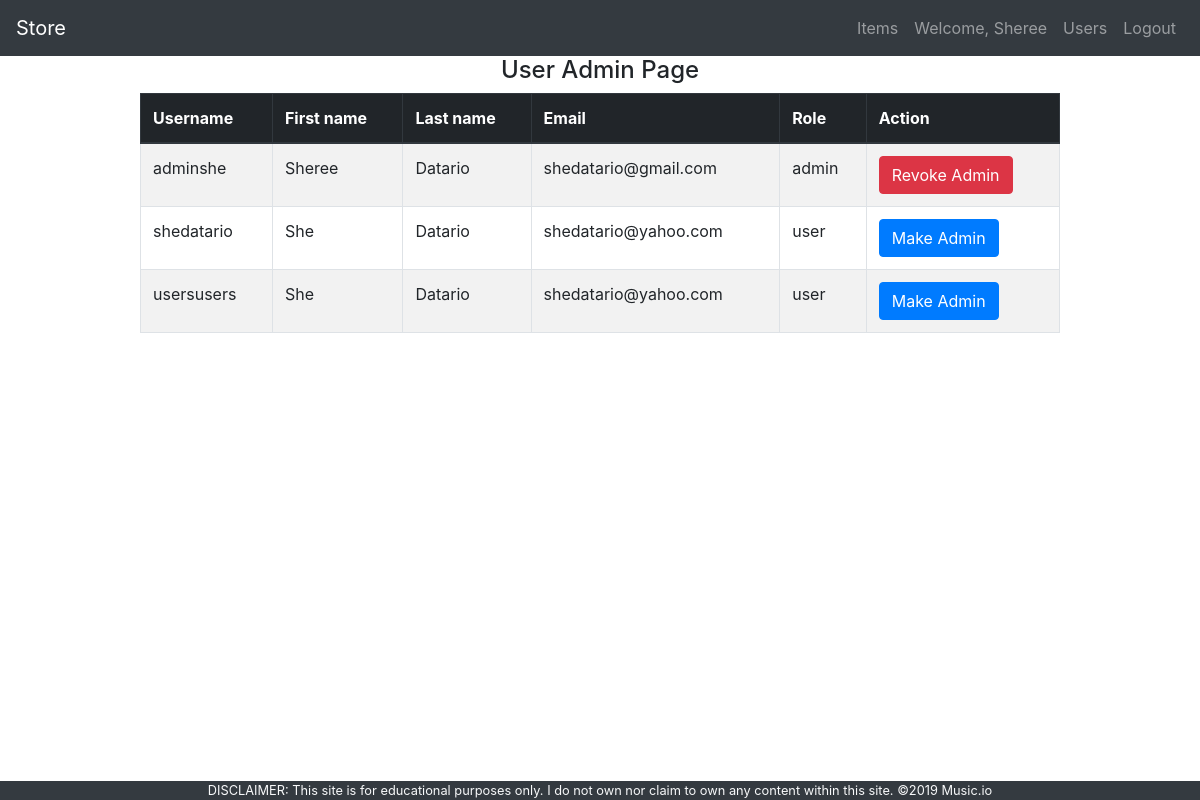
The page /app/views/users.php (signed in) on the database its author committed.
### tables this page shows
CREATE TABLE `users` (
  `id` int(11) NOT NULL,
  `firstname` varchar(255) NOT NULL,
  `lastname` varchar(255) NOT NULL,
  `username` varchar(255) NOT NULL,
  `email` varchar(255) NOT NULL,
  `address` varchar(255) NOT NULL,
  `password` varchar(255) DEFAULT NULL,
  `roles_id` int(11) NOT NULL
);

CREATE TABLE `roles` (
  `id` int(11) NOT NULL,
  `name` varchar(255) NOT NULL
);

### app/views/users.php (the view, shortened to what this page needs)
<?php require_once '../partials/template.php'  ?>
<?php function get_page_content() {
	if(isset($_SESSION['user']) && $_SESSION['user']['roles_id'] ==1){
	global $conn;
	?>
	<div class="container">
		<h4 class="text-center">User Admin Page</h4>
		<div class="row">
			<div class="col-md-10 offset-md-1">
				<div class="table-responsive">
					<table class="table table-striped table-bordered">
						<thead class="thead-dark">
							<tr>
								<th>Username</th>
								<th>First name</th>
								<th>Last name</th>
								<th>Email</th>
								<th>Role</th>
								<th>Action</th>
							</tr>
						</thead>
							<?php
							$get_user_detail_query = "SELECT u.id, u.username, u.firstname, u.lastname, u.email, r.name
														AS role FROM users u JOIN roles r ON (u.roles_id = r.id); ";
							$user_details = mysqli_query($conn, $get_user_detail_query);
							foreach ($user_details as $indiv_user) {
								extract($indiv_user);
							?>
							<tr>
								<td><?php echo $username; ?></td>
								<td><?php echo $firstname; ?></td>
								<td><?php echo $lastname; ?></td>
								<td><?php echo $email; ?></td>
								<td><?php echo $role; ?></td>
								<td>
									<?php
										if($role == "admin"){
											echo "<a href = '../controllers/grant_admin.php?id=$id'
												class = 'btn btn-danger'>Revoke Admin</a>";
										}else{
											echo "<a href = '../controllers/grant_admin.php?id=$id'
												class = 'btn btn-primary'>Make Admin</a>";
										}
									?>
								</td>
							</tr>
						<?php }; ?>
					</table>
				</div>
			</div>
		</div>
	</div>
<?php }else{
	header('location: ./error.php');
}  ?>
<?php }; ?>

### rows shown on the page
users: username "adminshe", firstname "Sheree", lastname "Datario", email "shedatario@gmail.com", roles.name "admin"
users: username "shedatario", firstname "She", lastname "Datario", email "shedatario@yahoo.com", roles.name "user"
users: username "usersusers", firstname "She", lastname "Datario", email "shedatario@yahoo.com", roles.name "user"

### other values the page prints
$_SESSION['user']['firstname'] "Sheree"
